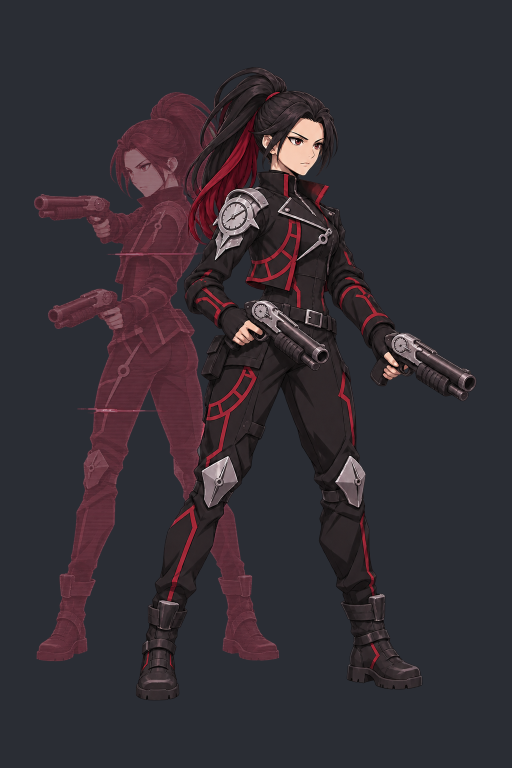
#> input picture reports/codex-art-95b/e-illustration-dark.png, 1024 x 1536 px, given in place of xion-idle-e.png, which was not available (shown at 1/2 size)
$ python package_review.py
#> lines starting #> are read from the running program, lines starting #| are printed output that depends on the picture
"""Build final QA boards and measurements from delivered PNGs (UTF-8)."""
from pathlib import Path
import hashlib
import json
import numpy as np
from PIL import Image,ImageDraw,ImageFont,ImageFilter

ROOT=Path(__file__).resolve().parents[2]
R=ROOT/'reports/codex-art-95b'
RAW=ROOT/'art/raw/xion-95b'

def font(n):
    return ImageFont.truetype('C:/Windows/Fonts/arial.ttf',n)

def rgba(path): return Image.open(path).convert('RGBA')
def hsh(path): return hashlib.sha256(path.read_bytes()).hexdigest()

roster=[
 ('Xion E',ROOT/'art/bakeoff/xion/e/xion-idle-e.png'),
 ('Xion F',ROOT/'art/bakeoff/xion/f/xion-idle-f.png'),
 ('Frey',ROOT/'smash-nine-prototype/assets/art/frey/frey_sheet.png'),
 ('Rio female',ROOT/'smash-nine-prototype/assets/art/rio/rio_female_sheet.png'),
 ('Nova female',ROOT/'smash-nine-prototype/assets/art/nova/nova_female_sheet.png'),
 ('Luna',ROOT/'smash-nine-prototype/assets/art/luna/luna_sheet.png'),
]

def boards():
    W=2400
    board=Image.new('RGB',(W,1360),'#171b22');d=ImageDraw.Draw(board)
#> after `board = Image.new('RGB', (W, 1360), '#171b22')`:
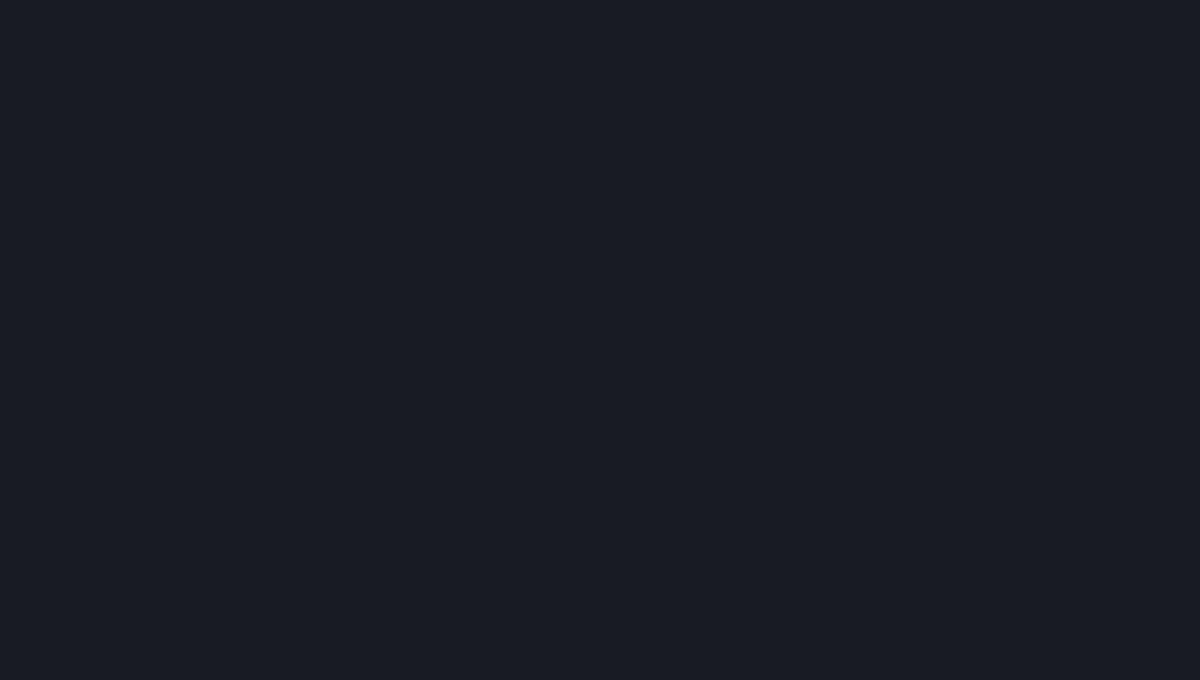
#> board: PIL image 2400x1360 RGB (shown at 1/2 size); mean R, G, B 23, 27, 34
    d.text((28,18),'XION E / F  -  CURRENT ROSTER COMPARISON',font=font(28),fill='white')
    d.text((28,56),'One idle frame each. Same native pixel scale. Feet y=120. Nearest-neighbour enlargement.',font=font(18),fill='#aeb4bf')
    y=90
    for scale,bg in [(1,'#2a2d34'),(1,'#c8c4b8'),(3,'#2a2d34'),(3,'#c8c4b8')]:
        rh=128*scale+46
        d.rectangle((0,y,W,y+rh-1),fill=bg)
        fg='#f0efeb' if bg=='#2a2d34' else '#242933'
        d.text((8,y+6),str(scale)+'x',font=font(15),fill=fg)
        line_y=y+36+120*scale
        d.line((0,line_y,W,line_y),fill='#8a716a',width=1)
        for i,(name,path) in enumerate(roster):
            im=rgba(path).crop((0,0,128,128))
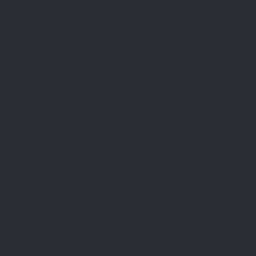
#> im: PIL image 128x128 RGBA (shown 2 times larger); mean R, G, B, A 42, 45, 52, 255
            im=im.resize((128*scale,128*scale),Image.Resampling.NEAREST)
            x=i*400+(400-im.width)//2
#> x = 136
            d.text((i*400+55,y+7),name,font=font(20),fill=fg)
            board.paste(im,(x,y+36),im)
        y+=rh+8
    board.save(R/'lineup.png')

    # Two final single frames at exactly 4x, each against both QA backgrounds.
    b=Image.new('RGB',(1088,1128),'#171b22');dd=ImageDraw.Draw(b)
    for j,bg in enumerate(['#2a2d34','#c8c4b8']):
        for i,k in enumerate('ef'):
            tile=Image.new('RGBA',(512,512),bg)
            tile.alpha_composite(rgba(ROOT/f'art/bakeoff/xion/{k}/xion-idle-{k}.png').resize((512,512),Image.Resampling.NEAREST))
            x=16+i*544;y=40+j*552
            dd.text((x,y-28),f'Xion {k.upper()}  /  4x',font=font(20),fill='white')
            b.paste(tile.convert('RGB'),(x,y))
    b.save(R/'idle-review-4x.png')

    # Compact visual handoff; full-resolution QA files are also kept.
    p=Image.new('RGB',(1024,832),'#23262c');dp=ImageDraw.Draw(p)
    for i,(k,title) in enumerate([('e','E  CHRONO HUNTER'),('f','F  VOID HUNTRESS')]):
        im=rgba(ROOT/f'art/bakeoff/xion/{k}/xion_illustration-{k}.png').resize((512,768),Image.Resampling.LANCZOS)
        p.paste(im,(i*512,48),im);dp.text((i*512+22,15),title,font=font(24),fill='#eee9df')
    p.save(R/'concepts.png')

    h=Image.new('RGB',(1536,600),'#c8c4b8');hd=ImageDraw.Draw(h)
    for i,(name,path) in enumerate([roster[3],roster[0],roster[1]]):
        im=rgba(path).crop((32,16,96,80)).resize((512,512),Image.Resampling.NEAREST)
        h.paste(im,(i*512,40),im);hd.text((i*512+12,10),name,font=font(20),fill='black')
        for yy in range(16,80,4):
            y=40+(yy-16)*8
            hd.line((i*512,y,(i+1)*512-1,y),fill='#638d80')
            hd.text((i*512+2,y+1),str(yy),font=font(12),fill='black')
    h.save(R/'heads-grid-8x.png')

# [64 lines left out: function statistics, not called in this run]

if __name__=='__main__':
#> (the run stopped early here; a loop or call above may not have finished)
